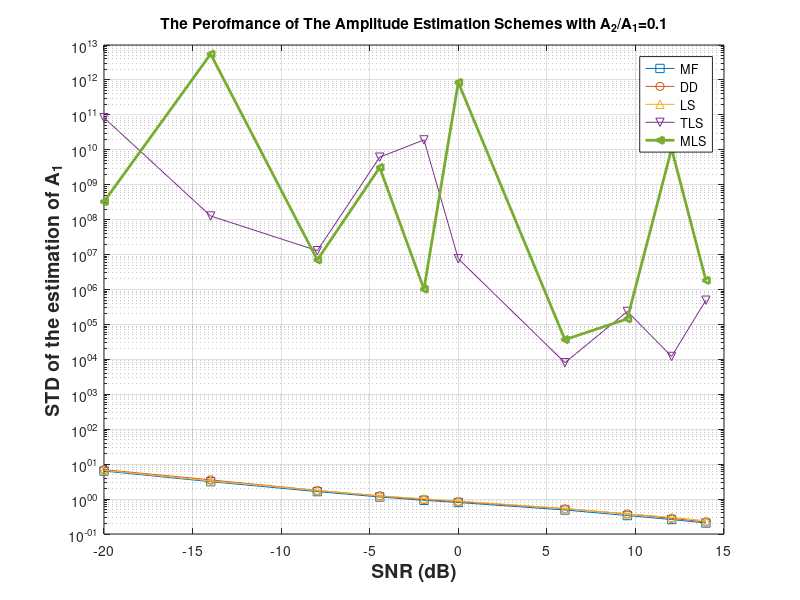
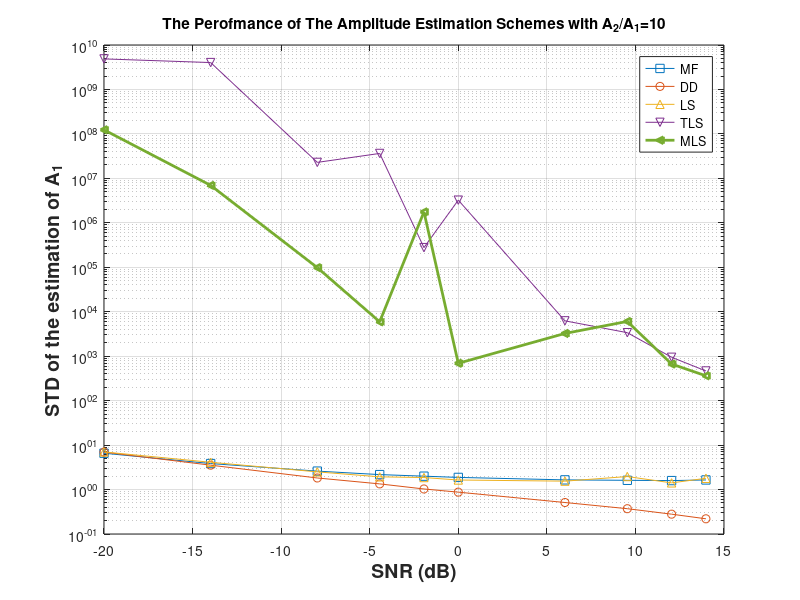
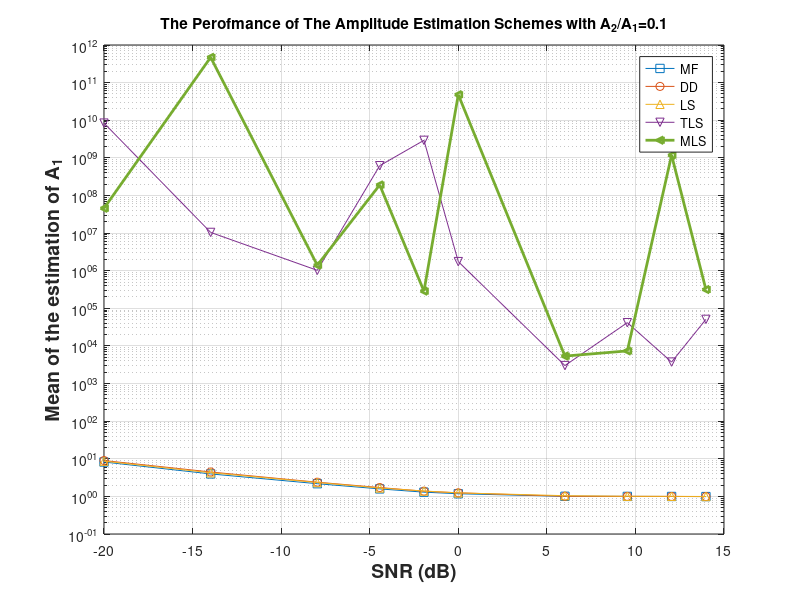
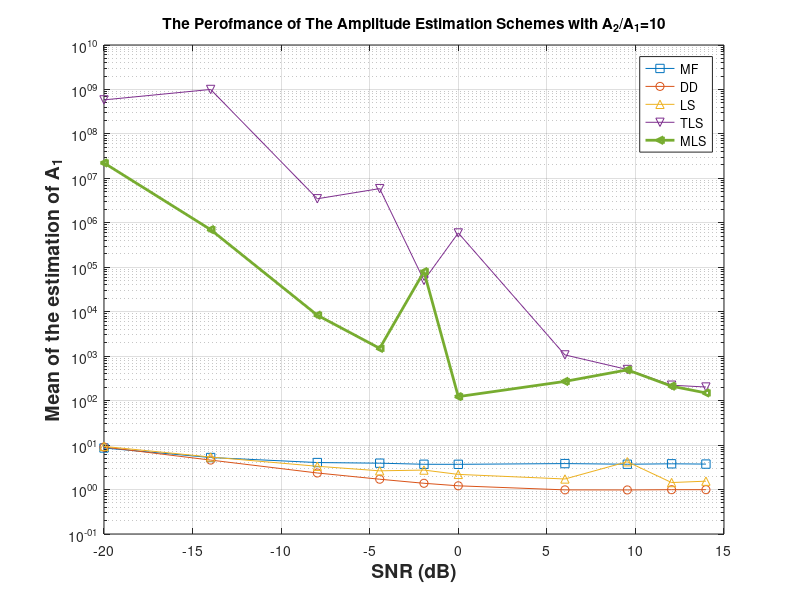

Here is the MATLAB script that generated these plots, in order:
%
%   
%       Blind Multiuser Detection Framework And Algorithms
%   
%-------------------------------------------------------------------------
%
%   Ideas: 
%       1) propose a blind spreading sequence matrix
%       2) a new blind system model
%       3) and a bunch of algorithms based on this framework.
%
%   Features:
%       1) They are blind.
%       2) They can be one-step or one-shot algorithms. This means that
%       they are very simple and direct.
%       3) They can be adaptive and updatable.
%
%--------------------------------------------------------------------------
%
%   Simulation Purpose:
%       1) verify and show the performance of proposed algorithms, 
%           including LS, TLS, MLS, BLU, MMSE
%       2) compare with MF, DD, MMSE
%       3) 
%
%   major parameters:
%       1) SS -- the blind spreading sequence matrix.
%       2) configSetting -- simulation setting switcher.
%
%--------------------------------------------------------------------------
%
%   History:
%       1) Start coding on Nov 24, 2004 by Shu Wang, swang@lge.com
%       
%
%
%
%
%---------------------------------------------------------------------------

clear all;
close all;

%%---------------------------------------------------
%% Define the system dimensions here.
%%---------------------------------------------------

K0 = 3                      %% the number of users
P = 1                       %% the detection window. In most cases, especially synchronous cases, it will be set to be 1
L = 16                      %% the spreading gain.
LP = L*P
M = (P+1)*K0-1              %% the columns of the blind spreading matrix. Theorectially, the large number, the better performance.  
G = 1                       %% the group size. the default is 1. 


%%----------------------------------------------------------
%% define the original spreading sequence vectors/matrix
%%----------------------------------------------------------

IsAsync = 0
tao = 0:4:(K0-1)*4;          %% this is the propagation delay vector.

%H_walsh = hadamard(L);
%S0 = [H_walsh(1:L/4+3,K0:-1:1); H_walsh(L/4+4:L, 3:K0+2) ]./sqrt(L);               %% S0 is defined by the original spreading sequences. 
S0 = ( ( rand(L,K0) > 0.5 ) *2 -1 ) ./sqrt(L);

a0 = ones( K0, 1 );                          %!!! You may feel free to replace this part with other sequences and amplitude definitions.
A0 = diag( a0 );                               

switch  IsAsync 
    case 0        
        K = K0; 
        S = kron( ones(P,1), S0 );          %% the spreading sequence matrix for synchronous cases 
        a = a0;
        A = diag(a);
        S_G = S(:, 1:G);
                      
    case 1
        K = 2*K0-1;
        S = zeros( LP, K );            %% initialize the spreading matrix S
        S(:, 1) = kron( ones(P,1), S0(:,1) );
        a = ones(K,1);
        for k = 2:K0

            sk_ = [ S0( L-tao(k)+1:L, k ); zeros(L-tao(k),1) ];
            s_k = [ zeros(tao(k),1); S0( 1:L-tao(k), k ) ];
            a(2*k-2:2*k-1, 1) = [a0(k); a0(k)];
      
            for p = 1:2:P
                S( (p*L-L+1):(p*L), (2*k-2):(2*k-1) ) = [sk_ s_k];
                if p < P
                    S( (p*L+1):(p*L+L), (2*k-2):(2*k-1) ) = [s_k sk_];
                end
            end
            
        end
        A = diag( a );
        S_G = S(:, 1:G);
        
end

R_S = S'*S
R_S_ = inv( R_S );

%%--------------------------------------------------------
%% Construct MF receiver and several conventional MUDs.
%%--------------------------------------------------------

w_MF  = S(:,1);
w_DD  = ( R_S_ (1,:)*S' )';


%%-------------------------------------------------------
%% Define simulation environment parameters AND start
%% the simulations.
%%-------------------------------------------------------

sigma = 1;

simulationConfig = 2
switch simulationConfig
    case 1
        %
        % Config. setting 1
        % This is to check the near-far resistance
        %
        SNR = 2;
        A21 = [0.1; 0.2; 0.4; 0.6; 0.8; 1; 2; 4; 6; 8; 10];
    case 2
        %
        % Config. setting 2
        % This is to check error rates.
        %
        SNR = [0.1; 0.2; 0.4; 0.6; 0.8; 1; 2; 3; 4; 5];
        A21 = [0.1; 1; 10];
end

%%-------------------------------------------------------
%%  Play the game.
%%-------------------------------------------------------
TotalTrails = 1000

for n = 1:length(A21)
    
    %%
    %% updating ampitudes here
    %%
    
    
    a1(2:K,1) = A21(n,1)*a(2:K);
    A = diag([a(1); a1(2:K)])
    
    for m = 1:length(SNR)
        
        %
        % initalizing some statistical variables
        %
        BER_MF(m,n) = 0;
        BER_DD(m,n) = 0;
        BER_MMSE(m,n) = 0;
        
        BER_LS(m,n) = 0;
        BER_TLS(m,n) = 0;
        BER_MLS(m,n) = 0;
        BER_BLU(m,n) = 0;
        BER_BMMS(m,n) = 0;
        
        %
        %
        %
        A_MF_mean(m,n) = 0;
        A_DD_mean(m,n) = 0;
        A_MMSE_mean(m,n) = 0;
        
        A_LS_mean(m,n) = 0;
        A_TLS_mean(m,n) = 0;
        A_MLS_mean(m,n) = 0;
        A_BLU_mean(m,n) = 0;
        A_BMMS_mean(m,n) = 0;
        
        A_MF_std(m,n) = 0;
        A_DD_std(m,n) = 0;
        A_MMSE_std(m,n) = 0;
        
        A_LS_std(m,n) = 0;
        A_TLS_std(m,n) = 0;
        A_MLS_std(m,n) = 0;
        A_BLU_std(m,n) = 0;
        A_BMMS_std(m,n) = 0;
        
        %%
        %% updating SNR here
        %%
        sigma = 1/SNR(m,1);             %% ??? When debugging, sigma normally will be set to be zero. 

        %%-------------------------
        %% initialization here.
        %%-------------------------
        
        B = A*( ( rand(K, M) > 0.5 )*2 -1 );
        S_LS = S*B;
        G_LS = B(1:G,1:M);
        a_LS = a(1:G);
        
        S_TLS = S_LS;
        G_TLS = G_LS;
        a_TLS = a_LS;
        
        S_MLS = S_LS;
        G_MLS = G_LS;
        a_MLS = a_LS;
        
        b0 = ( rand(K0,1) > 0.5 ) * 2 -1;        
        switch ( IsAsync )            
            case 0
                b = b0;
            case 1
                b(2:2:K) = b0(2:K0);
                b(3:2:K) = b0(2:K0);
        end
        r = S*A*b + sigma*randn(P*L,1);
        d_LS(:,1) = A(1:G,1:G)*b(1:G);
        d_TLS(:,1) = A(1:G,1:G)*b(1:G);
        d_MLS(:,1) = A(1:G,1:G)*b(1:G);
               
        
        %%----------------------------------------
        %%  starting simulation trials here.
        %%----------------------------------------

        trial = 2;
        
        
        while trial <= TotalTrails
            
            r_ = r;

            b0 = ( rand(K0,1) > 0.5 ) * 2 -1;
            switch ( IsAsync )
                case 0
                    b = b0;
                case 1
                    b(2:2:K) = b0(2:K0);
                    b(3:2:K) = b0(2:K0);
            end
            r = S*A*b + sigma*randn(P*L,1);
            
            
            %%---------------------------------------------------
            %% Least-Squares Blind MUD
            %%---------------------------------------------------

            %%
            %% updating the so-called blind spreading matrix here.
            %%
            
            S_LS = [ S_G S_LS(:,(G+2):M) r_ ];
            G_LS = [ eye(G) G_LS(:, (G+2):M)  sign(d_LS(:,trial-1))*mean( a_LS(1:G,:) ) ];
           
            f_LS = ( pinv(S_LS'*S_LS) * S_LS' ) * r;             %% estimate the detection vector using LS algorithm
            d_LS(:, trial) = G_LS*f_LS;
            b_LS = sign( d_LS(:, trial) );
            a_LS(:, trial) = abs( d_LS(:, trial) );
            
                       
            %%---------------------------------------------------
            %% Total Least-Squares Blind MUD
            %%---------------------------------------------------

            %%
            %% updating the so-called blind spreading matrix here.
            %%
            
            S_TLS = [ S_G S_TLS(:,(G+2):M) r_ ];  
            G_TLS = [ eye(G) G_TLS(:, (G+2):M)  sign(d_TLS(:,trial-1))*mean(a_TLS(1:G,:)) ];
            
            [Us, Ds, Vs] = svd([S_TLS r]);
            d_svd = sort( diag(Ds) );
            
            f_TLS = ( pinv( S_TLS'*S_TLS - (d_svd(1,1)^2)*eye(M) ) * S_TLS' ) * r;            %% estimate the detection vector using TLS scheme
            d_TLS(:, trial) = G_TLS * f_TLS;
            b_TLS = sign( d_TLS(:, trial) );
            a_TLS(:, trial) = abs( d_TLS(:, trial) );
            

            %%---------------------------------------------------
            %% Mixed TLS/LS Blind MUD
            %%---------------------------------------------------

            %%
            %% updating the so-called blind spreading matrix here.
            %%
            
            S_MLS = [ S_G S_MLS(:,(G+2):M) r_ ];  
            G_MLS = [ eye(G) G_MLS(:, (G+2):M)  sign(d_MLS(:,trial-1))*mean(a_MLS(1:G,:)) ];
            
            [ Qg, Rg ] = qr( S_G );
            S_qr = Qg'*[ S_MLS r ];
            [Ug, Dg, Vg] = svd( S_qr(G+1:LP,G+1:M+1) );
            d_svd = sort( diag(Dg) );
            
            f_MLS = ( pinv( S_MLS'*S_MLS - (d_svd(1,1)^2)*diag([0 ones(1,M-G)]) ) * S_MLS' ) * r;            %% estimate the detection vector using MLS scheme
            d_MLS(:, trial) = G_MLS * f_MLS;
            b_MLS = sign( d_MLS(:,trial) );
            a_MLS(:, trial) = abs( d_MLS(:,trial) );

            %=================================================%
                
            b_MF = w_MF' * r(:,1);
            a_MF(1, trial) = abs( b_MF );
            
            b_DD = w_DD' * r(:,1);
            a_DD(1, trial) = abs( b_DD );
            
            BER_MF(m,n) = BER_MF(m,n) - ( sign(b_MF(1,1))*b(1,1) - 1 )/2;
            BER_DD(m,n) = BER_DD(m,n) - ( sign(b_DD(1,1))*b(1,1) - 1 )/2;

            BER_LS(m,n) = BER_LS(m,n) - ( b_LS(1,1)*b(1,1) - 1 )/2;
            BER_TLS(m,n) = BER_TLS(m,n) - ( b_TLS(1,1)*b(1,1) - 1 )/2;
            BER_MLS(m,n) = BER_MLS(m,n) - ( b_MLS(1,1)*b(1,1) -1 )/2;

            trial = trial + 1;
        end
        
        A_LS_mean(m,n) = mean(a_LS(1,:));
        A_TLS_mean(m,n) = mean(a_TLS(1,:));
        A_MLS_mean(m,n) = mean(a_MLS(1,:));
        A_DD_mean(m,n) = mean(a_DD(1,:));
        A_MF_mean(m,n) = mean(a_MF(1,:));        
        
        A_LS_std(m,n) = std(a_LS(1,:));
        A_TLS_std(m,n) = std(a_TLS(1,:));
        A_MLS_std(m,n) = std(a_MLS(1,:));        
        A_DD_std(m,n) = std(a_DD(1,:));
        A_MF_std(m,n) = std(a_MF(1,:));        

    end
end

BER_MF = BER_MF/TotalTrails
BER_DD = BER_DD/TotalTrails
BER_LS = BER_LS/TotalTrails
BER_TLS = BER_TLS/TotalTrails
BER_MLS = BER_MLS/TotalTrails

%%---------------------------------------------------------------------------%%
P1_SNR = SNR.^2;
SNR = log10(SNR).*20;

A2A1 = log10(A21).*20;

%%-------------------------------------------------------------------------
%%-------------------------------------------------------------------------

figure(5)
semilogy(SNR, A_MF_std(:,1),'-s', SNR, A_DD_std(:,1),'-o',SNR, A_LS_std(:,1),'-^', SNR, A_TLS_std(:,1),'-v', SNR , A_MLS_std(:,1),'-<' ,'LineWidth',2,'MarkerSize',5)
grid;
title('The Perofmance of The Amplitude Estimation Schemes with A_2/A_1=0.1');
xlabel('SNR (dB)','FontSize',14,'FontWeight','bold');
ylabel('STD of the estimation of A_1','FontSize',14,'FontWeight','bold');
legend('MF','DD','LS','TLS','MLS');

figure(6)
semilogy(SNR, A_MF_std(:,3),'-s', SNR, A_DD_std(:,3),'-o',SNR, A_LS_std(:,3),'-^', SNR, A_TLS_std(:,3),'-v', SNR , A_MLS_std(:,3),'-<','LineWidth',2,'MarkerSize',5)
grid;
title('The Perofmance of The Amplitude Estimation Schemes with A_2/A_1=10');
xlabel('SNR (dB)','FontSize',14,'FontWeight','bold');
ylabel('STD of the estimation of A_1','FontSize',14,'FontWeight','bold');
legend('MF','DD','LS','TLS','MLS');

figure(7)
semilogy(SNR, A_MF_mean(:,1),'-s', SNR, A_DD_mean(:,1),'-o',SNR, A_LS_mean(:,1),'-^', SNR, A_TLS_mean(:,1),'-v', SNR , A_MLS_mean(:,1),'-<','LineWidth',2,'MarkerSize',5)
grid;
title('The Perofmance of The Amplitude Estimation Schemes with A_2/A_1=0.1');
xlabel('SNR (dB)','FontSize',14,'FontWeight','bold');
ylabel('Mean of the estimation of A_1','FontSize',14,'FontWeight','bold');
legend('MF','DD','LS','TLS','MLS');

figure(8)
semilogy(SNR, A_MF_mean(:,3),'-s', SNR, A_DD_mean(:,3),'-o',SNR, A_LS_mean(:,3),'-^', SNR, A_TLS_mean(:,3),'-v', SNR , A_MLS_mean(:,3),'-<','LineWidth',2,'MarkerSize',5)
grid;
title('The Perofmance of The Amplitude Estimation Schemes with A_2/A_1=10');
xlabel('SNR (dB)','FontSize',14,'FontWeight','bold');
ylabel('Mean of the estimation of A_1','FontSize',14,'FontWeight','bold');
legend('MF','DD','LS','TLS','MLS');


figure(13)
semilogy(SNR, A_MF_std(:,1),'-+', SNR, A_MF_std(:,3),'-*', SNR, A_DD_std(:,1),'-o', SNR, A_DD_std(:,3),'-s',SNR, A_LS_std(:,1),'-^',SNR, A_LS_std(:,3),'-v',SNR, A_MLS_std(:,1),'-<',SNR, A_MLS_std(:,3),'->','LineWidth',2,'MarkerSize',5)
grid;
title('The Perofmance of The Amplitude Estimation Schemes with A_2/A_1=0.1');
xlabel('SNR (dB)','FontSize',14,'FontWeight','bold');
ylabel('STD of the estimation of A_1','FontSize',14,'FontWeight','bold');
legend('MF with A_2/A_1=0.1','MF with A_2/A_1=10','DD with A_2/A_1=0.1','DD with A_2/A_1=10','LS with A_2/A_1=0.1','LS with A_2/A_1=10','MLS with A_2/A_1=0.1','MLS with A_2/A_1=10');

figure(14)
semilogy(SNR,ones(size(SNR)),'-.',SNR, A_MF_mean(:,1),'-+',SNR, A_MF_mean(:,3),'-*', SNR, A_DD_mean(:,1),'-o', SNR, A_DD_mean(:,3),'-s',SNR, A_LS_mean(:,1),'-^',SNR, A_LS_mean(:,3),'-v',SNR, A_MLS_mean(:,1),'-<',SNR, A_MLS_mean(:,3),'->','LineWidth',2,'MarkerSize',5)
grid;
title('The Perofmance of The Amplitude Estimation Schemes with A_2/A_1=0.1');
xlabel('SNR (dB)','FontSize',14,'FontWeight','bold');
ylabel('Mean of the estimation of A_1','FontSize',14,'FontWeight','bold');
legend('The orginal power','MF with A_2/A_1=0.1','MF with A_2/A_1=10','DD with A_2/A_1=0.1','DD with A_2/A_1=10','LS with A_2/A_1=0.1','LS with A_2/A_1=10','MLS with A_2/A_1=0.1','MLS with A_2/A_1=10');


figure(15)
semilogy(SNR, A_MF_std(:,1),'-+', SNR, A_MF_std(:,2),'-*', SNR, A_MF_std(:,3),'-x', SNR, A_DD_std(:,1),'-d', SNR, A_DD_std(:,2),'-o', SNR, A_DD_std(:,3),'-s',SNR, A_LS_std(:,1),'-^',SNR, A_LS_std(:,2),'-v',SNR, A_LS_std(:,3),'-<','LineWidth',2,'MarkerSize',5)
grid;
title('The Perofmance of The Amplitude Estimation Schemes with A_2/A_1=0.1');
xlabel('SNR (dB)','FontSize',14,'FontWeight','bold');
ylabel('STD of the estimation of A_1','FontSize',14,'FontWeight','bold');
legend('MF with A_2/A_1=0.1','MF with A_2/A_1=1.0','MF with A_2/A_1=10','DD with A_2/A_1=0.1','DD with A_2/A_1=1.0','DD with A_2/A_1=10','LS with A_2/A_1=0.1','LS with A_2/A_1=1.0','LS with A_2/A_1=10');

figure(16)
semilogy(SNR,ones(size(SNR)),'-.',SNR, A_MF_mean(:,1),'-+',SNR, A_MF_mean(:,2),'-x',SNR, A_MF_mean(:,3),'-*',SNR, A_DD_mean(:,1),'-d', SNR, A_DD_mean(:,2),'-o', SNR, A_DD_mean(:,3),'-s',SNR, A_LS_mean(:,1),'-^',SNR, A_LS_mean(:,2),'-v',SNR, A_LS_mean(:,3),'-<','LineWidth',2,'MarkerSize',5)
grid;
title('The Perofmance of The Amplitude Estimation Schemes with A_2/A_1=0.1');
xlabel('SNR (dB)','FontSize',14,'FontWeight','bold');
ylabel('Mean of the estimation of A_1','FontSize',14,'FontWeight','bold');
legend('The orginal power','MF with A_2/A_1=0.1','MF with A_2/A_1=1.0','MF with A_2/A_1=10','DD with A_2/A_1=0.1','DD with A_2/A_1=1.0','DD with A_2/A_1=10','LS with A_2/A_1=0.1','LS with A_2/A_1=1.0','LS with A_2/A_1=10');


%%------------------------------------------------------------------------------------

figure(27)
semilogy(SNR, BER_MF(:,1),'-*',SNR, BER_MF(:,2),'-+',SNR, BER_MF(:,3),'-x', SNR, BER_DD(:,2),'-o', SNR, BER_LS(:,1),'-d', SNR, BER_LS(:,2),'-p', SNR, BER_LS(:,3),'-h','LineWidth',2,'MarkerSize',5)
ylim([1.0/TotalTrails 0.55])
xlim([min(SNR) max(SNR)])
grid;
title('BER of Different Multiuser Detection Algorithms');
xlabel('SNR (dB)','FontSize',14,'FontWeight','bold');
ylabel('Bit-Error-Rate BER','FontSize',14,'FontWeight','bold');
legend('MF with A_2/A_1=0.1','MF with A_2/A_1=1.0','MF with A_2/A_1=10','DD with A_2/A_1=1.0','LS with A_2/A_1=0.1','LS with A_2/A_1=1.0','LS with A_2/A_1=10');

figure(28)
semilogy(SNR, BER_MF(:,1),'-*',SNR, BER_MF(:,2),'-+',SNR, BER_MF(:,3),'-x', SNR, BER_DD(:,2),'-o', SNR, BER_TLS(:,1),'-d', SNR, BER_TLS(:,2),'-p', SNR, BER_TLS(:,3),'-h','LineWidth',2,'MarkerSize',5)
ylim([1.0/TotalTrails 0.55])
xlim([min(SNR) max(SNR)])
grid;
title('BER of Different Multiuser Detection Algorithms');
xlabel('SNR (dB)','FontSize',14,'FontWeight','bold');
ylabel('Bit-Error-Rate BER','FontSize',14,'FontWeight','bold');
legend('MF with A_2/A_1=0.1','MF with A_2/A_1=1.0','MF with A_2/A_1=10','DD with A_2/A_1=1.0','TLS with A_2/A_1=0.1','TLS with A_2/A_1=1.0','TLS with A_2/A_1=10');

figure(29)
semilogy(SNR, BER_MF(:,1),'-*',SNR, BER_MF(:,2),'-+',SNR, BER_MF(:,3),'-x', SNR, BER_DD(:,2),'-o', SNR, BER_MLS(:,1),'-d', SNR, BER_MLS(:,2),'-p', SNR, BER_MLS(:,3),'-h','LineWidth',2,'MarkerSize',5)
ylim([1.0/TotalTrails 0.55])
xlim([min(SNR) max(SNR)])
grid;
title('BER of Different Multiuser Detection Algorithms');
xlabel('SNR (dB)','FontSize',14,'FontWeight','bold');
ylabel('Bit-Error-Rate BER','FontSize',14,'FontWeight','bold');
legend('MF with A_2/A_1=0.1','MF with A_2/A_1=1.0','MF with A_2/A_1=10','DD with A_2/A_1=1.0','MLS with A_2/A_1=0.1','MLS with A_2/A_1=1.0','MLS with A_2/A_1=10');

return
%%------------------------------------------------------------------------------------------
figure(30)
semilogy(A2A1, BER_MF(1,:),'-*', A2A1, BER_DD(1,:),'-o', A2A1, BER_LS(1,:),'-^', A2A1, BER_TLS(1,:),'-v','LineWidth',2,'MarkerSize',5)
grid;
title('Near-Far Resistance Performance of Different Detectors');
xlabel('Near-Far Resistance A_2/A_1(dB)','FontSize',14,'FontWeight','bold');
ylabel('Bit-Error-Rate (BER)','FontSize',14,'FontWeight','bold');
legend('MF','DD','LS','TLS');

figure(31)
semilogy(A2A1, BER_MF(1,:),'-*', A2A1, BER_DD(1,:),'-o', A2A1, BER_LS(1,:),'-^', A2A1, BER_MLS(1,:),'-v','LineWidth',2,'MarkerSize',5)
grid;
title('Near-Far Resistance Performance of Different Detectors');
xlabel('Near-Far Resistance A_2/A_1(dB)','FontSize',14,'FontWeight','bold');
ylabel('Bit-Error-Rate (BER)','FontSize',14,'FontWeight','bold');
legend('MF','DD','LS','MLS');

figure(32)
semilogy(A2A1, BER_MF(1,:),'-*', A2A1, BER_DD(1,:),'-o', A2A1, BER_LS(1,:),'-^','LineWidth',2,'MarkerSize',5)
grid;
title('Near-Far Resistance Performance of Different Detectors');
xlabel('Near-Far Resistance A_2/A_1(dB)','FontSize',14,'FontWeight','bold');
ylabel('Bit-Error-Rate (BER)','FontSize',14,'FontWeight','bold');
legend('MF','DD','LS');

%%==================================================================================================================%
figure(43)
semilogy(A2A1,ones(size(A2A1)),'-.',A2A1, A_MF_mean(1,:),'-*', A2A1, A_DD_mean(1,:),'-o', A2A1, A_LS_mean(1,:),'-^', A2A1, A_MLS_mean(1,:),'-v','LineWidth',2,'MarkerSize',5)
grid;
title('Near-Far Resistance Performance of Different Detectors');
xlabel('Near-Far Resistance A_2/A_1(dB)','FontSize',14,'FontWeight','bold');
ylabel('Mean of the estimation of A_1','FontSize',14,'FontWeight','bold');
legend('The original power','MF','DD','LS','MLS');

figure(44)
semilogy(A2A1, A_MF_std(1,:),'-*', A2A1, A_DD_std(1,:),'-o', A2A1, A_LS_std(1,:),'-^', A2A1, A_MLS_std(1,:),'-v','LineWidth',2,'MarkerSize',5)
grid;
title('Near-Far Resistance Performance of Different Detectors');
xlabel('Near-Far Resistance A_2/A_1(dB)','FontSize',14,'FontWeight','bold');
ylabel('STD of the estimation of A_1','FontSize',14,'FontWeight','bold');
legend('MF','DD','LS','MLS');


figure(45)
semilogy(A2A1,ones(size(A2A1)),'-.',A2A1, A_MF_mean(1,:),'-*', A2A1, A_DD_mean(1,:),'-o', A2A1, A_LS_mean(1,:),'-^','LineWidth',2,'MarkerSize',5)
grid;
title('Near-Far Resistance Performance of Different Detectors');
xlabel('Near-Far Resistance A_2/A_1(dB)','FontSize',14,'FontWeight','bold');
ylabel('Mean of the estimation of A_1','FontSize',14,'FontWeight','bold');
legend('The original power','MF','DD','LS');

figure(46)
semilogy(A2A1, A_MF_std(1,:),'-*', A2A1, A_DD_std(1,:),'-o', A2A1, A_LS_std(1,:),'-^','LineWidth',2,'MarkerSize',5)
grid;
title('Near-Far Resistance Performance of Different Detectors');
xlabel('Near-Far Resistance A_2/A_1(dB)','FontSize',14,'FontWeight','bold');
ylabel('STD of the estimation of A_1','FontSize',14,'FontWeight','bold');
legend('MF','DD','LS');